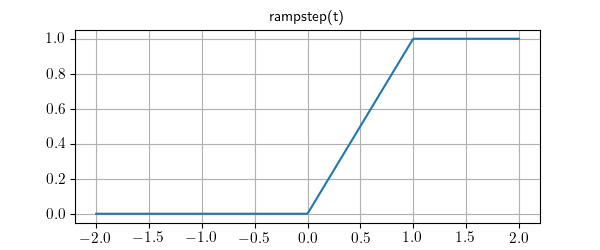

Source code (Python):
from matplotlib.pyplot import savefig, style
from lcapy import *

style.use('function.mplstyle')
rampstep(t).plot((-2, 2), title='rampstep(t)')
savefig(__file__.replace('.py', '.png'))
